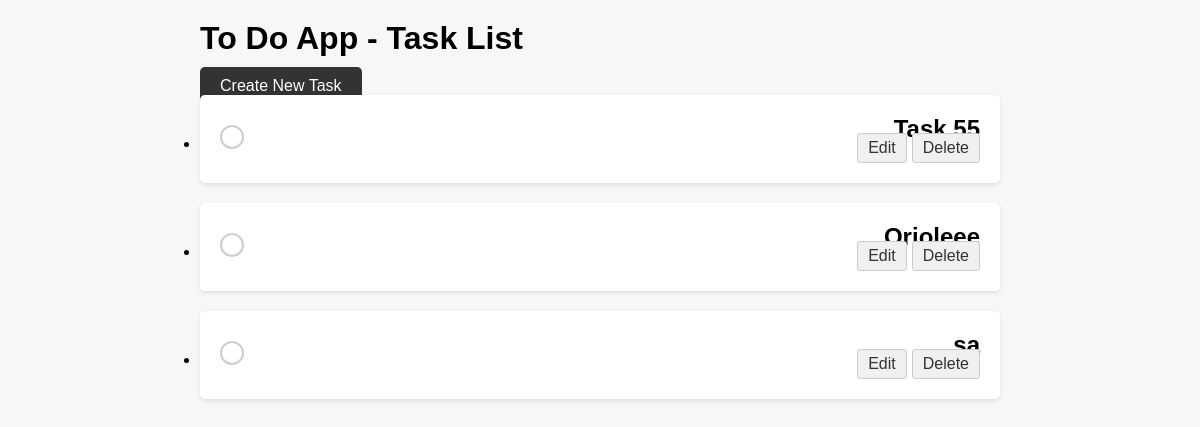
Before: / with the older database file.
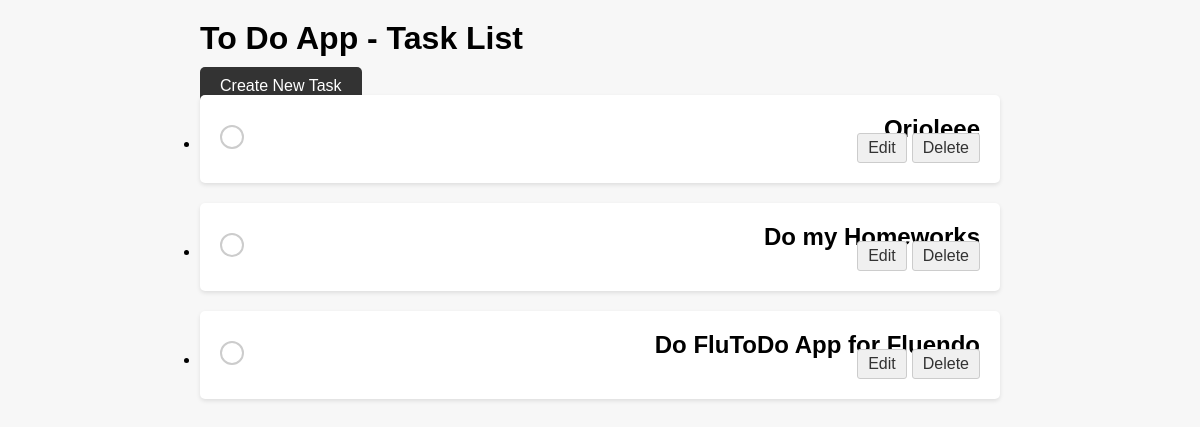
After: the same page with the newer database file.
### todo/models.py (models this page shows, shortened)
class Task(models.Model):
    title = models.CharField(max_length=100)
    description = models.TextField(blank=True)
    created_at = models.DateTimeField(auto_now_add=True)
    due_date = models.DateField(blank=True, null=True)
    priority_choices = [
        ('LOW', 'Low'),
        ('MEDIUM', 'Medium'),
        ('HIGH', 'High'),
    ]
    priority = models.CharField(max_length=10, choices=priority_choices, default='MEDIUM')
    done = models.BooleanField(default=False)

### todo/views.py (the view)
# urls.py: path('', views.task_list, name='task_list'),
def task_list(request):
    tasks = Task.objects.all().order_by('priority')
    return render(request, 'task_list.html', {'tasks': tasks})

### templates/task_list.html (shortened to what this page needs)
{% load static %}
<!DOCTYPE html>
<html lang="en">
<head>
    <link rel="stylesheet" href="{% static 'css/styles.css' %}">
    <link rel="stylesheet" type="text/css" href="{% static 'css/task.css' %}">
</head>
<body>
    <div class="container">
        <h1>To Do App - Task List</h1>
        <div class="task-buttons">
            <a href="{% url 'create_task' %}" class="btn">Create New Task</a>
        </div>
        <ul class="task-list">
            {% for task in tasks %}
            <li class="task-item">
                <div class="task-header" onclick="toggleTaskDetails(this)">
                    <div class="task-toggle">
                        <label for="task_{{ task.id }}" class="task-toggle-label"></label>
                    </div>
                    <h2 class="task-title {% if task.done %}completed{% endif %}">{{ task.title }}</h2>
                </div>
                <div class="task-actions">
                    <div class="action-buttons">
                        <a href="{% url 'edit_task' task.id %}" class="btn btn-secondary">Edit</a>
                        <a href="{% url 'delete_task' task.id %}" class="btn btn-danger">Delete</a>
                    </div>
                </div>
            </li>
            {% empty %}
            <p>No tasks available.</p>
            {% endfor %}
        </ul>
    </div>
</body>
</html>

### static/css/styles.css (style rules this page uses)
body, h1, h2, p, ul, li, form, button { margin: 0; padding: 0; }
body { font-family: Arial, sans-serif; background-color: #f7f7f7; }
.container { max-width: 800px; margin: 0 auto; padding: 20px; }
h1, h2 { margin-bottom: 20px; }
.btn { padding: 10px 20px; background-color: #333; color: #fff; text-decoration: none; border-radius: 5px; transition: background-color 0.3s ease; }
.task-actions { position: absolute; bottom: 20px; right: 20px; }
.action-buttons { display: flex; gap: 5px; }
.action-buttons a { text-decoration: none; color: #333; }
.action-buttons a.btn { padding: 5px 10px; border: 1px solid #ccc; border-radius: 3px; background-color: #f0f0f0; transition: background-color 0.3s ease; }

### static/css/task.css (style rules this page uses)
.task-item { position: relative; background-color: #fff; border-radius: 5px; margin-bottom: 20px; padding: 20px; box-shadow: 0 2px 4px rgba(0, 0, 0, 0.1); cursor: pointer; transition: all 0.3s ease; }
.task-header { display: flex; align-items: center; justify-content: space-between; }
.task-toggle { margin-right: 10px; }
.task-toggle-label { display: inline-block; width: 20px; height: 20px; border-radius: 50%; border: 2px solid #ccc; cursor: pointer; }
.task-toggle-label::after { content: ""; display: block; width: 10px; height: 10px; background-color: #fff; border-radius: 50%; transform: scale(0); transition: transform 0.3s ease; }
.task-title { margin-top: 0; cursor: pointer; }
.task-actions { position: absolute; bottom: 20px; right: 20px; }

Changed rows visible on the page:
removed Task: title "Task 55"
removed Task: title "sa"
added Task: title "Do my Homeworks"
added Task: title "Do FluToDo App for Fluendo"
